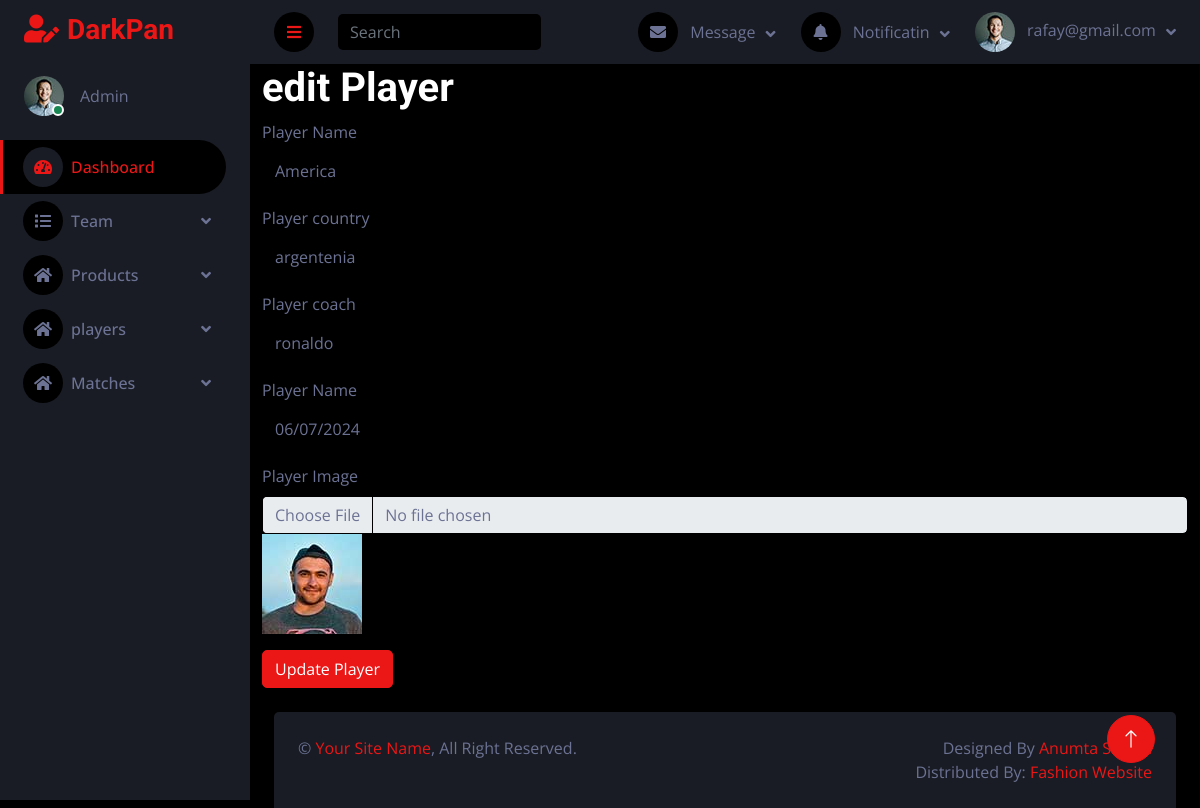
/admin/editteam.php?Id=3 (signed in), run on the app's committed database.
### tables this page shows
CREATE TABLE `teams` (
  `teamID` int(11) NOT NULL,
  `teamName` varchar(100) NOT NULL,
  `country` varchar(100) NOT NULL,
  `coach` varchar(100) DEFAULT NULL,
  `foundedYear` date DEFAULT NULL,
  `logoURL` varchar(255) DEFAULT NULL
);

### admin/editteam.php (the view, shortened to what this page needs)
<?php
include "header.php";
include "../config.php";
$id = $_GET['Id'];
$select = "SELECT * FROM teams where teamID = $id";
$result = mysqli_query($conn,$select);
$row = mysqli_fetch_assoc($result);
?>
<div class="container">
    <h1>edit Player</h1>
<form method="post" enctype="multipart/form-data">
                    <div class="mb-3">
                        <label for="exampleInputEmail1" class="form-label">Player Name</label>
                        <input type="text" class="form-control" placeholder="Enter Name:" name="teamName" value="<?php echo $row['teamName']?>">
                    </div>
                    <div class="mb-3">
                        <label for="exampleInputEmail1" class="form-label">Player country</label>
                        <input type="text" class="form-control" placeholder="Enter country Name:" name="country" value="<?php echo $row['country'] ?>">
                    </div>
                    <div class="mb-3">
                        <label for="exampleInputEmail1" class="form-label">Player coach</label>
                        <input type="text" class="form-control" placeholder="Enter coach Name:" name="coach" value="<?php echo $row['coach'] ?>">
                    </div>
                    <div class="mb-3">
                        <label for="exampleInputEmail1" class="form-label">Player Name</label>
                        <input type="date" class="form-control" placeholder="Enter foundYear Name:" name="foundedYear" value="<?php echo $row['foundedYear'] ?>">
                    </div>
                    <div class="mb-3">
                        <label for="exampleInputEmail1" class="form-label">Player Image</label>
                        <input type="file" class="form-control" placeholder="Enter Player Image:" name="logoURL">
                        <img src="team/<?php echo$row['logoURL'] ?>" height="100px" width="100px" alt="">
                    </div>
                    <button type="submit" name="upd_Player" class="btn btn-primary">Update Player</button>
                </form>
</div>
<?php
include "footer.php"
?>

### admin/css/style.css (style rules this page uses)
:root { --primary: #EB1616; --secondary: #191C24; --light: #6C7293; --dark: #000000; }
.btn { transition: .5s; }

### data on the page
teams: teamName "America", country "argentenia", coach "ronaldo", foundedYear "06/07/2024", logoURL (picture)

### other printed values
$_SESSION['email'] "rafay@gmail.com"
